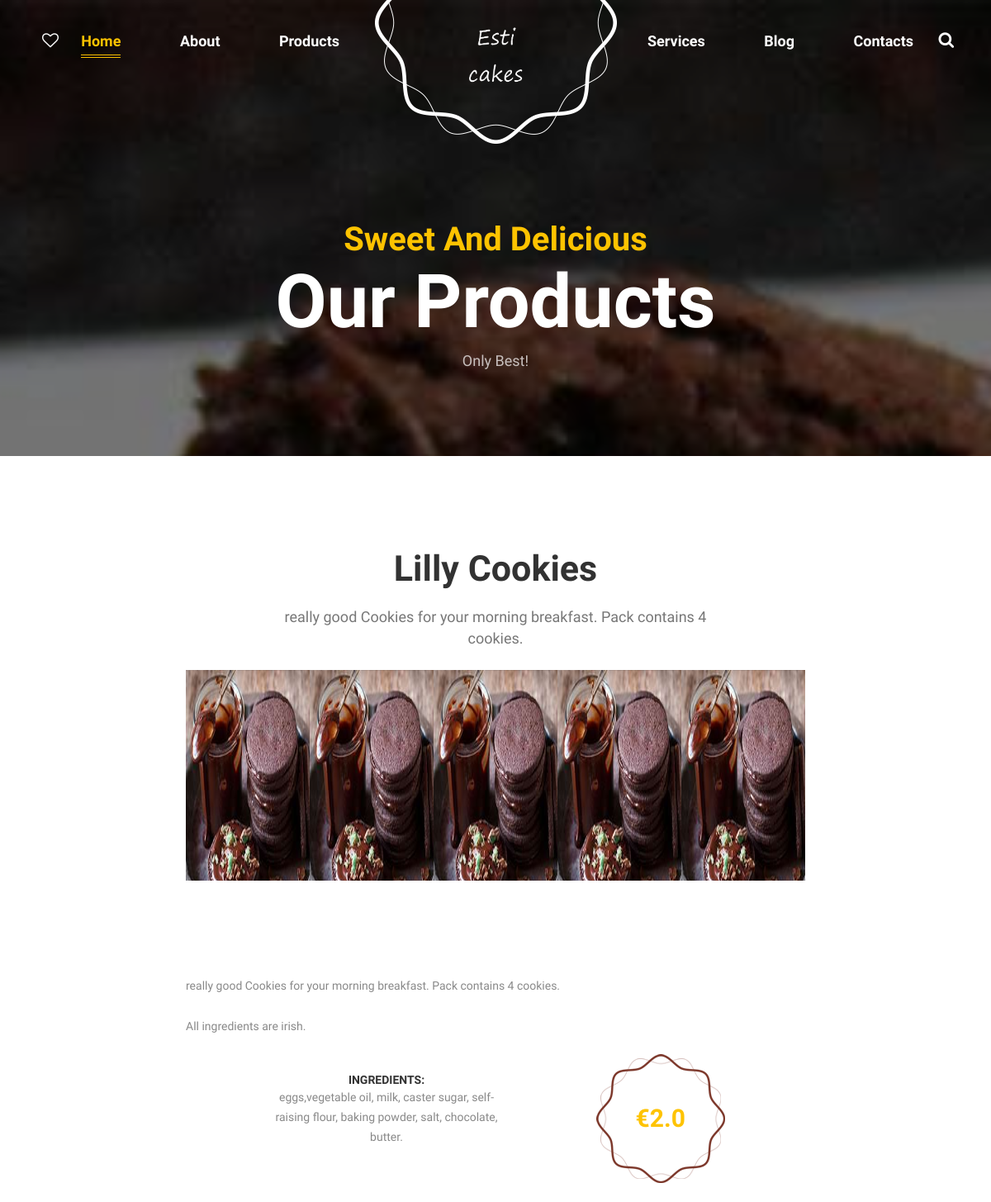
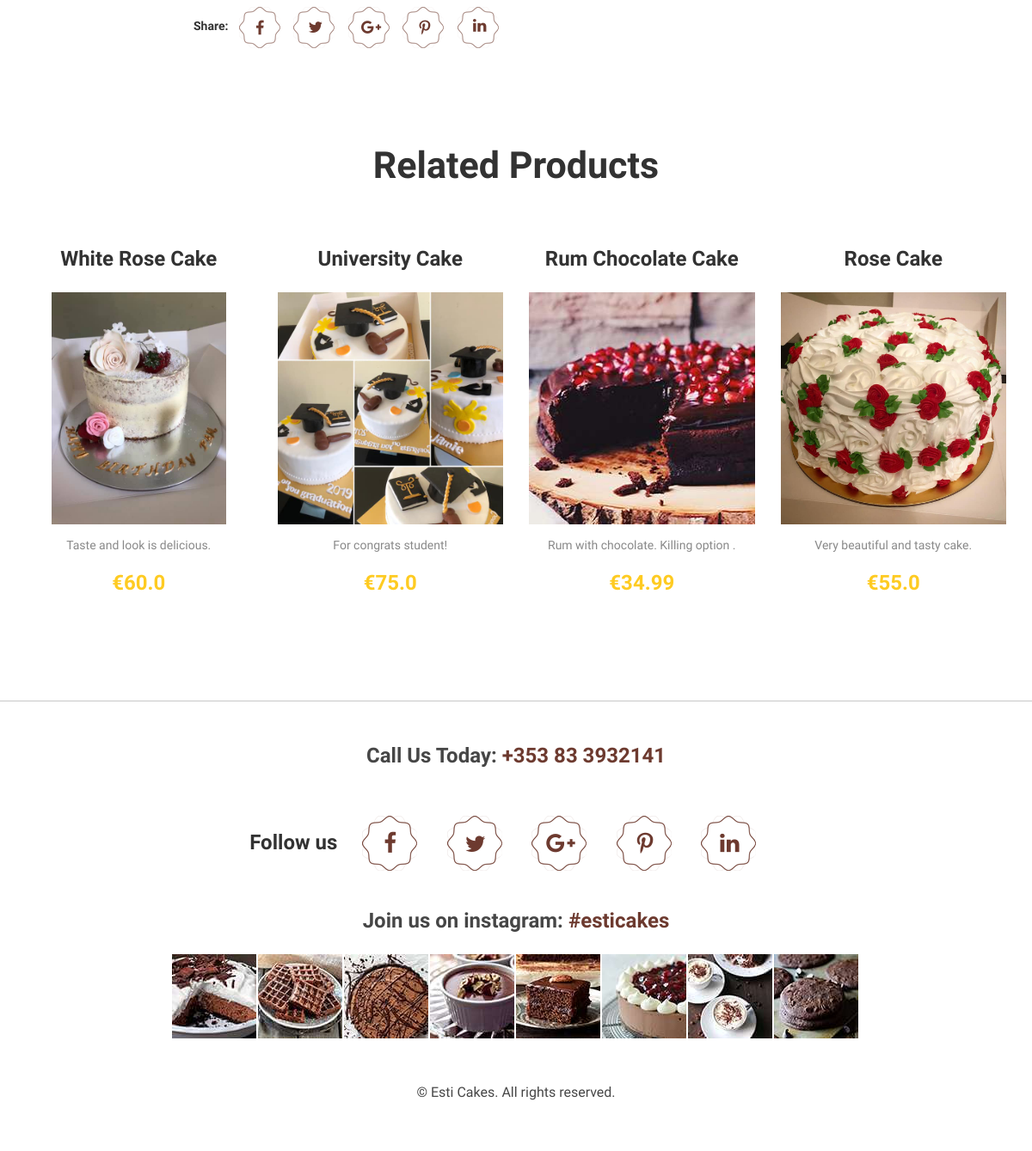
Screenshot of /cake/2 with the database file from the repository (2 pictures, top to bottom).
### website/models.py (models this page shows, shortened)
class Cake(models.Model):
    name = models.TextField(default=None, blank=True, null=True)
    price = models.FloatField(default=0,blank=True, null=True)
    description = models.TextField(default=None, blank=True, null=True)
    long_description = models.TextField(default='All ingredients are irish.', blank=True, null=True)
    ingredients = models.TextField(default='eggs,vegetable oil, milk, caster sugar, self-raising flour, baking powder, salt, chocolate, butter, fondant', blank=True, null=True)
    image1 = models.ImageField(upload_to='static/image', max_length=100, blank = True, null=True)
    image2 = models.ImageField(upload_to='static/image', max_length=100, blank = True, null=True)
    image3 = models.ImageField(upload_to='static/image', max_length=100, blank = True, null=True)
    image4 = models.ImageField(upload_to='static/image', max_length=100, blank = True, null=True)
    video =  models.FileField(upload_to='static/image', blank = True, null=True)
    CATEGORIES = (
        ('Muffins', 'Muffins'),
        ('Fondant_Cakes', 'Fondant_Cakes'),
        ('Cookies', 'Cookies'),
        ('Cakes', 'Cakes'),
        ('Desserts', 'Desserts'),
    )
    category = models.CharField('Category', max_length=25, choices=CATEGORIES, blank=False, default='Cakes')
    class Meta:
        ordering = ('-name',)

### website/views.py (the view)
# urls.py: path('cake/<int:pk>', views.CakeDetailView.as_view(), name='cake'),
class CakeDetailView(DetailView):
    template_name = 'products-detail.html'
    model = Cake
    context_object_name = 'ccake'
    def get_context_data(self, **kwargs):
        context = super().get_context_data(**kwargs)
        context['now'] = timezone.now()
        context['cakes'] = Cake.objects.all()[:4]
        return context

### templates/products-detail.html (shortened to what this page needs)
{% extends 'base.html' %}
{% load static %}
{% block content %}
 <div id="content-block">
        {% include "header.html" %}
        <div class="bgImages opacityLayer" style="background-image: url({% static "img/products-bg.jpg" %}); background-position: 50% 50%; background-size: cover">
            <div class="container">
                <div class="cell-view tableCellVH2">
                    <div class="emptySpace100 emptySpace-md50"></div>
                    <div class="emptySpace115 emptySpace-md50"></div>
                    <div class="row">
                        <div class="col-sm-8 col-sm-offset-2">
                            <div class="big titleShortcode">
                                <h3 class="h3">Sweet And Delicious</h3>
                                <h2 class="h1">Our Products</h2>
                                <div class="emptySpace5"></div>
                                <p>Only Best!</p>
                            </div>
                        </div>
                    </div>
                    <div class="emptySpace50"></div>
                </div>
            </div>
        </div>
        <div class="bgWhite">
            <div class="container">
                <div class="emptySpace-xs60 emptySpace110"></div>
                <div class="row">
                    <div class="col-sm-8 col-sm-offset-2 col-md-6 col-md-offset-3">
                        <div class="big subTitleShortcode">
                            <h2 class="h2">{{ccake.name}}</h2>
                            <div class="emptySpace20"></div>
                            <p>{{ccake.description}}</p>
                        </div>
                    </div>
                </div>
                <div class="emptySpace25"></div>
                <div class="row">
                    <div class="col-lg-8 col-lg-offset-2">
                        <div class="swiper-container" data-loop="1" style="height: 350px">
                            <div class="swiper-wrapper">
                                <div class="swiper-slide" style="background: url({{ccake.image1.url}});  background-position: 50% 50%; background-size: 20% 100%;"></div>
                            </div>
                            <div class="swiper-pagination swiper-pagination-white"></div>
                        </div>
                    </div>
                </div>
                <div class="emptySpace20"></div>
                <div class="row">
                    <div class="col-lg-8 col-lg-offset-2">
                        <div class="normall">
                            <p>{{ccake.description}}</p>
                            <div class="emptySpace25"></div>
                            <p>{{ccake.long_description}}</p>
                        </div>
                    </div>
                </div>
                <div class="emptySpace35 emptySpace-xs25"></div>
                <div class="row">
                    <div class="col-lg-8 col-lg-offset-2">
                        <div class="normall ingShortcode">
                            <h6 class="h6">Ingredients:</h6>
                            <p>{{ccake.ingredients}}.</p>
                        </div>
                        <a href="#" class="sweetPrice2 productPrice spin spin2">€{{ccake.price}}</a>
                    </div>
                </div>
                <div class="emptySpace10"></div>
                <div class="row">
                    <div class="col-lg-8 col-lg-offset-2">
                        <div class="share">Share:</div>
                        <div class="socialWrapper2">
                            <a class="social2 shareBg spin spin2" href="#">
								<i class="fa fa-facebook shareF2"></i>
							</a>
                            <a class="social2 shareBg spin spin2" href="#">
								<i class="fa fa-twitter shareT2"></i>
							</a>
                            <a class="social2 shareBg spin spin2" href="#">
                            	<i class="fa fa-google-plus shareG2"></i>
                            </a>
                            <a class="social2 shareBg spin spin2" href="#">
                            	<i class="fa fa-pinterest-p sharePi2"></i>
                            </a>
                            <a class="social2 shareBg spin spin2" href="#">
								<i class="fa fa-linkedin shareIn2"></i>
							</a>
                        </div>
                    </div>
                </div>
                <div class="emptySpace-xs60 emptySpace110"></div>
                <div class="row">
                    <div class="col-sm-6 col-sm-offset-3">
                        <div class="titleShortcode2">
                            <h2 class="h2">Related Products</h2>
                        </div>
                    </div>
                </div>
                <div class="emptySpace70 emptySpace-xs30"></div>
                <div class="swiper-container" data-breakpoints="1" data-xs-slides="1" data-sm-slides="2" data-md-slides="3" data-slides-per-view="4" data-space="30">
                    <div class="swiper-wrapper">
                        {% for cake in cakes %}
                            <div class="swiper-slide">
                                <div class="normall contentShortcode">
                                    <a href="{% url "website:cake" pk=cake.id %}"><h4 class="h4">{{cake.name}}</h4></a>
                                    <div class="emptySpace-xs15 emptySpace25"></div>
                                    <a class="imgLayer" href="{% url "website:cake" pk=cake.id %}"><img class="imgShortcode" src="{{cake.image1.url}}" alt="" style="height:270px;"></a>
                                    <div class="emptySpace5"></div>
                                    <p>{{cake.description}}</p>
                                    <div class="emptySpace-xs15 emptySpace20"></div>
                                    <div class="sweetPrice">€{{cake.price}}</div>
                                </div>
                            </div>
                        {% endfor %}
                </div>
                <div class="emptySpace125 emptySpace-xs60"></div>
            </div>
        </div>
        <div class="footerSeparator"></div>
        <div class="emptySpace50 emptySpace-xs30"></div>
{% endblock %}

### templates/base.html (shortened to what this page needs)
{% load static %}
<!DOCTYPE html>
<html lang="en">
<head>
    <link href="https://maxcdn.bootstrapcdn.com/bootstrap/3.3.6/css/bootstrap.min.css" rel="stylesheet" type="text/css" />
    <link href="{% static "css/swiper.css" %}" rel="stylesheet" type="text/css" />
    <link href="{% static "css/font-awesome.min.css" %}" rel="stylesheet" type="text/css" />
    <link href="{% static "css/style.css" %}" rel="stylesheet" type="text/css" />
</head>
<body>
    {% block content %}
    {% endblock %}
        <footer>
            <div class="bgWhite">
               <div class="container">
                    <h4 class="h4 contentShortcode">
                        <a class="phone" href="tel:+353833932141">Call Us Today: <span>+353 83 3932141</span></a>
                    </h4>
                    <div class="emptySpace55 emptySpace-xs20"></div>
                    <div class="contentShortcode">
                        <h4 class="h4 follow">Follow us</h4>
                        <a class="social footerSocilaBg fb spin spin2" href="https://www.facebook.com/" target="_blank">
                        	<i class="fa fa-facebook footerSocial footerF"></i>
                        </a>
                        <a class="social footerSocilaBg tw spin spin2" href="https://twitter.com" target="_blank">
                        	<i class="fa fa-twitter footerSocial footerTw"></i>
                        </a>
                        <a class="social footerSocilaBg gl spin spin2" href="https://plus.google.com/" target="_blank">
                        	<i class="fa fa-google-plus footerSocial footerGl"></i>
                        </a>
                        <a class="social footerSocilaBg pi spin spin2" href="https://www.pinterest.com/" target="_blank">
                        	<i class="fa fa-pinterest-p footerSocial footerPi"></i>
                        </a>
                        <a class="social footerSocilaBg in spin spin2" href="https://www.linkedin.com/" target="_blank">
                        	<i class="fa fa-linkedin footerSocial footerIn"></i>
                        </a>
                    </div>
                    <div class="emptySpace45 emptySpace-xs20"></div>
                    <h4 class="h4 contentShortcode">
                        <a class="inst" href="https://www.instagram.com" target="_blank">Join us on instagram: <span>#esticakes</span></a>
                    </h4>
                    <div class="emptySpace25"></div>
                    <div class="instagram">
                        <a class="imgLayer" href="https://www.instagram.com" target="_blank"><img src="{% static "img/insta-image1.jpg" %}" alt=""></a>
                        <a class="imgLayer" href="https://www.instagram.com" target="_blank"><img src="{% static "img/insta-image2.jpg" %}" alt=""></a>
                        <a class="imgLayer" href="https://www.instagram.com" target="_blank"><img src="{% static "img/insta-image3.jpg" %}" alt=""></a>
                        <a class="imgLayer" href="https://www.instagram.com" target="_blank"><img src="{% static "img/insta-image4.jpg" %}" alt=""></a>
                        <a class="imgLayer" href="https://www.instagram.com" target="_blank"><img src="{% static "img/insta-image5.jpg" %}" alt=""></a>
                        <a class="imgLayer" href="https://www.instagram.com" target="_blank"><img src="{% static "img/insta-image6.jpg" %}" alt=""></a>
                        <a class="imgLayer" href="https://www.instagram.com" target="_blank"><img src="{% static "img/insta-image7.jpg" %}" alt=""></a>
                        <a class="imgLayer" href="https://www.instagram.com" target="_blank"><img src="{% static "img/insta-image8.jpg" %}" alt=""></a>
                    </div>
                    <div class="emptySpace55 emptySpace-xs20"></div>
                    <div class="copy">
                        <p>© Esti Cakes. All rights reserved.</p>
                    </div>
               </div>
            </div>
        </footer>
        <div class="emptySpace60"></div>
    </div>
</body>
</html>

### templates/header.html (shortened to what this page needs)
{% load static %}
<header>
           <div class="container">
                <div class="row">
                    <a class="logo" href="{%url 'website:index' %}"><img src="{% static "img/logo.png" %}" alt=""></a>
                    <div class="mobileWrapper">
                        <div class="headerLikeWrapper">
                            <div class="headerLike">
								<i class="fa fa-heart-o likeHear"></i>
                        	</div>
                        </div>
                        <div class="headerScearch open-popup" data-rel="2">
                        	<i class="fa fa-search headerSearchIcon"></i>
                        </div>
                        <nav>
                            <ul class="leftMenu">
                                <li><a class="headerActive" href="{%url 'website:index' %}">Home</a></li>
                                <li><a href="{%url 'website:about' %}">About</a></li>
                                <li>
                                	<a href="{%url 'website:products' %}">Products</a>
                                </li>
                            </ul>
                            <ul class="RightMenu">
                                <li><a href="{%url 'website:services' %}">Services</a></li>
                                <li>
                                	<a href="{%url 'website:blog' %}">Blog</a>
                                </li>
                                <li><a href="{%url 'website:contacts' %}">Contacts</a></li>
                            </ul>
                        </nav>
                    </div>
                </div>
           </div>
        </header>

### rows the page displays
Cake: name "Lilly Cookies", description "really good Cookies for your morning breakfast. Pack contains 4 cookies.", image1 (picture), long_description "All ingredients are irish.", ingredients "eggs,vegetable oil, milk, caster sugar, self-raising flour, baking powder, salt, chocolate, butter", price "2.0"
Cake: name "White Rose Cake", image1 (picture), description "Taste and look is delicious.", price "60.0"
Cake: name "University Cake", image1 (picture), description "For congrats student!", price "75.0"
Cake: name "Rum Chocolate Cake", image1 (picture), description "Rum with chocolate. Killing option .", price "34.99"
Cake: name "Rose Cake", image1 (picture), description "Very beautiful and tasty cake.", price "55.0"
